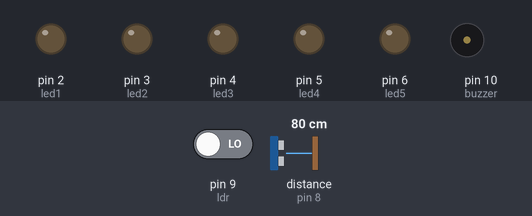
The sketch below on a simulated Arduino Uno, built with avr-gcc and run on an emulated ATmega328P. Parts: output pins drawn as LEDs (lit = HIGH), buzzer (waves = sounding, pin HIGH). Wiring (inferred from the names in the program): ultrasonic range finder: trigger pin 7; echo pin 8. Inputs (shaded band) come from the test bench; at power-on: distance to the obstacle (sensor on pin 8) 80 cm, pin 9 (ldr) LOW. The echo pulse lasts 58.3 µs per cm; pins used as bus, display or sensor lines are not drawn; what the sketch prints to the serial monitor is not drawn.

Above: at 1.2 s.
1.3 s: distance to the obstacle (sensor on pin 8) set to 2 cm
At 2.2 s:
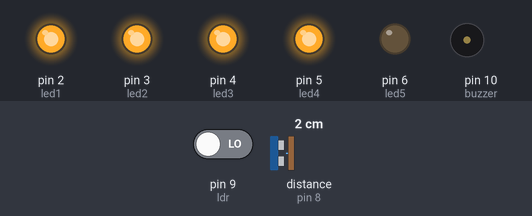
2.8 s: pin 9 (ldr) driven HIGH
At 3.4 s:
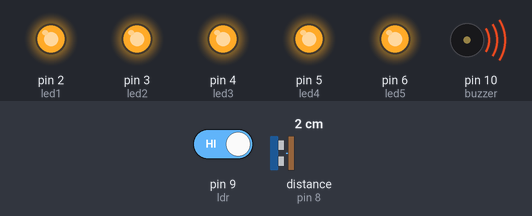
4.3 s: distance to the obstacle (sensor on pin 8) set to 18 cm
At 4.6 s:
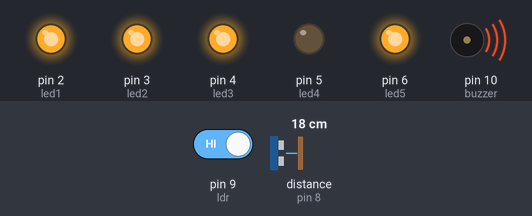
5.8 s: pin 9 (ldr) driven LOW
At 6.9 s:
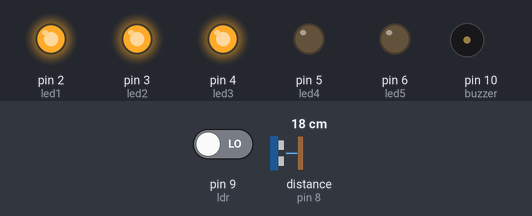
7.3 s: distance to the obstacle (sensor on pin 8) set to 25 cm
At 8.1 s:
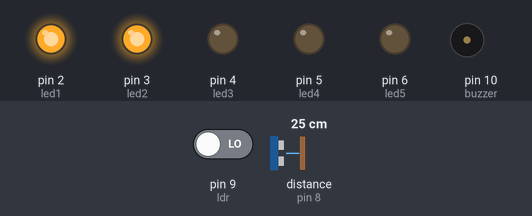
8.8 s: pin 9 (ldr) driven HIGH
At 9.1 s:
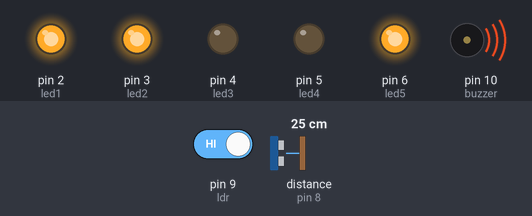
Timing chart, 0 to 11.3 s (numbered marks = the images above; inputs shaded):
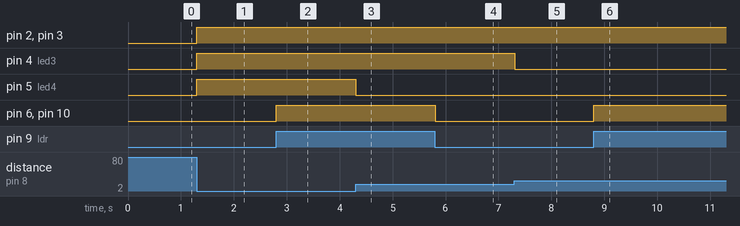

The sketch:

Program16_HACKATHON.ino
```cpp
const int trig=7;//output
const int echo=8;//input
int led1=2;
int led2=3;
int led3=4;
int led4=5;
int led5=6;
const int ldr=9;
int x;
int buzzer=10;
int timeInMicro;
int distanceIncm;

void setup()
{
  Serial.begin(9600);
  pinMode(7,OUTPUT);
  pinMode(8,INPUT);
  pinMode(ldr,INPUT);

  pinMode(led1,OUTPUT);
  pinMode(led2,OUTPUT);
  pinMode(led3,OUTPUT);
  pinMode(led4,OUTPUT);
  pinMode(led5,OUTPUT);
  pinMode(buzzer,OUTPUT);
}
void loop()
{
  digitalWrite(trig,HIGH);
  delayMicroseconds(1000);
  digitalWrite(trig,LOW);

  timeInMicro=pulseIn(echo,HIGH);
  distanceIncm=((timeInMicro/29)/2);
  Serial.println(distanceIncm);

  {
  if(distanceIncm<=30)
  {
    digitalWrite(led1,HIGH);
  }
  else
  {
    digitalWrite(led1,LOW);
  }
  if(distanceIncm<=25)
  {
    digitalWrite(led2,HIGH);
  }
  else
  {
    digitalWrite(led2,LOW);
  }
  if(distanceIncm<=20)
  {
    digitalWrite(led3,HIGH);
  }
  else
  {
    digitalWrite(led3,LOW);
  }
  if(distanceIncm<=15)
  {
    digitalWrite(led4,HIGH);
  }
  else
  {
    digitalWrite(led4,LOW);
  }

  x=digitalRead(ldr);
  if(x==1)
  {
    digitalWrite(led5,HIGH);
    digitalWrite(buzzer,HIGH);
  }
  else
  {
    digitalWrite(led5,LOW);
    digitalWrite(buzzer,LOW);
  }
  }
}
```

Measured:
- the behaviour switches between 21 and 22 cm on distance to the obstacle (sensor on pin 8) (found by bisection; images 4 and 5)
- after the input at 1.3 s, pin 2 (led1), pin 3 (led2), pin 4 (led3), pin 5 (led4): LOW → HIGH at once
- after the input at 2.8 s, pin 6 (led5), pin 10 (buzzer): LOW → HIGH at once
- after the input at 4.3 s, pin 5 (led4): HIGH → LOW at once
- after the input at 5.8 s, pin 6 (led5), pin 10 (buzzer): HIGH → LOW at once
- after the input at 7.3 s, pin 4 (led3): HIGH → LOW at once
- after the input at 8.8 s, pin 6 (led5), pin 10 (buzzer): LOW → HIGH at once
